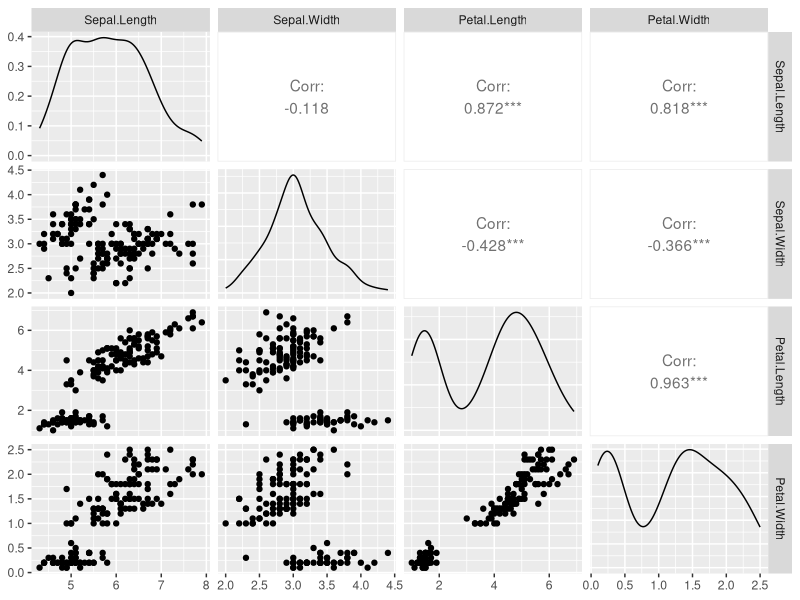
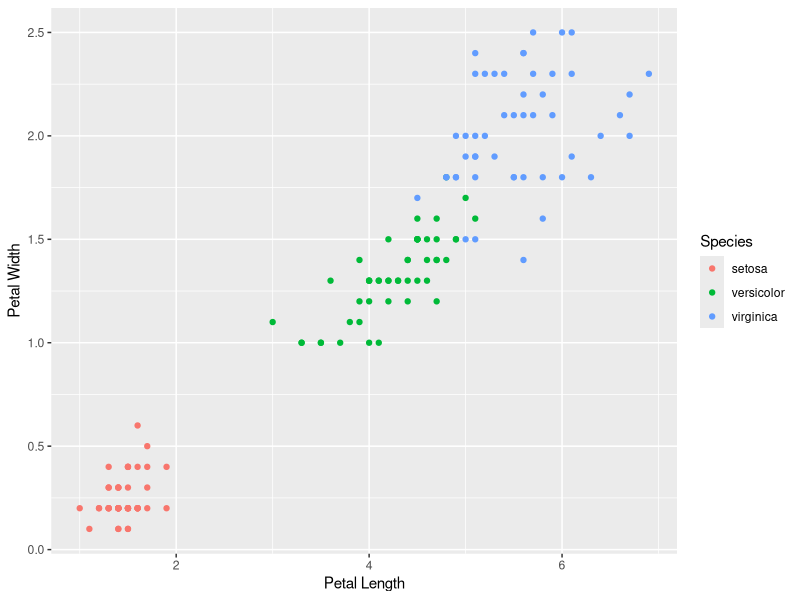
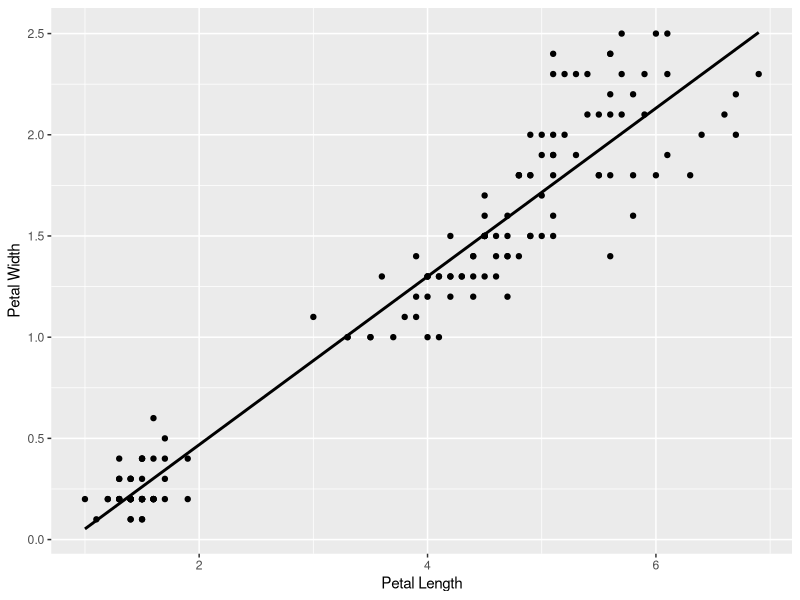
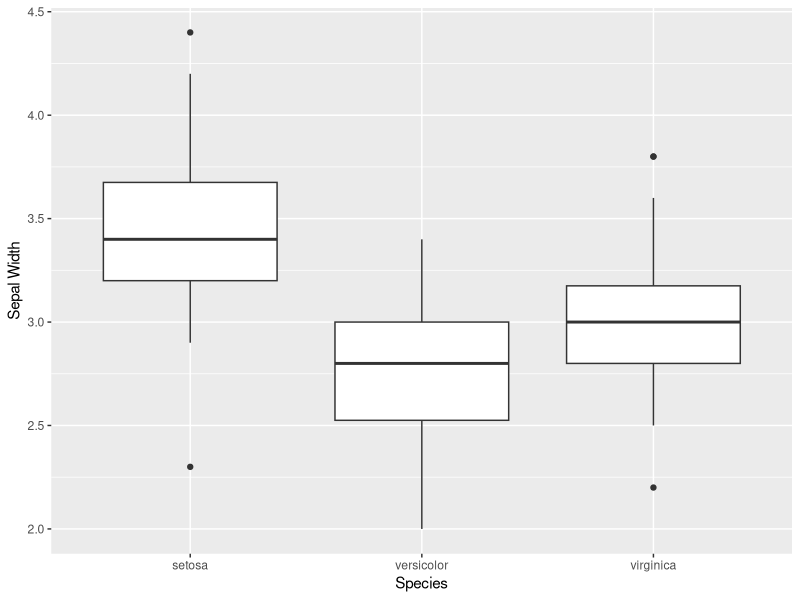

Source code (R) for these figures, in order:
## ---- chunk 1
library(tidyverse)
library(knitr)
library(kableExtra)
library(GGally)
## ---- chunk 2
results <- iris %>%
  select_if(is.numeric) %>%
  summarise_all(list(mean = mean))

kable(results, 
      format = "latex", 
      booktabs = TRUE,
      caption = "Regression model result when applied to data `iris`.", 
      digits = 4) %>%
  kable_styling(position = "center")
## ---- chunk 3
iris %>%
  select_if(is.numeric) %>%
  ggpairs()
## ---- chunk 4
ggplot(iris, aes(x = Petal.Length, y = Petal.Width, colour = Species)) +
  geom_point() +
  labs(x = "Petal Length", y = "Petal Width")
## ---- chunk 5
fit <- lm(Petal.Width ~ Petal.Length, data = iris)
kable(summary(fit)$coefficients, 
      format = "latex", 
      booktabs = TRUE,
      caption = "Regression model result when applied to data `iris`.", 
      digits = 4) %>%
  kable_styling(position = "center")
## ---- chunk 6
ggplot(iris, aes(x = Petal.Length, y = Petal.Width)) +
  geom_point() +
  geom_smooth(method = "lm", se = FALSE, colour = "black") +
  labs(x = "Petal Length", y = "Petal Width")
## ---- chunk 7
ggplot(iris, aes(x=Species, y=Sepal.Width)) +
  geom_boxplot() +
  labs(x="Species", y="Sepal Width")
## ---- chunk 8
fit.anova <- aov(Sepal.Width ~ Species, data = iris)
results.anova <- summary(fit.anova)
options(knitr.kable.NA = "")
kable(results.anova[[1]], 
      format = "latex", 
      booktabs = TRUE,
      caption = "ANOVA results.", 
      digits = 4) %>%
  kable_styling(position = "center")
